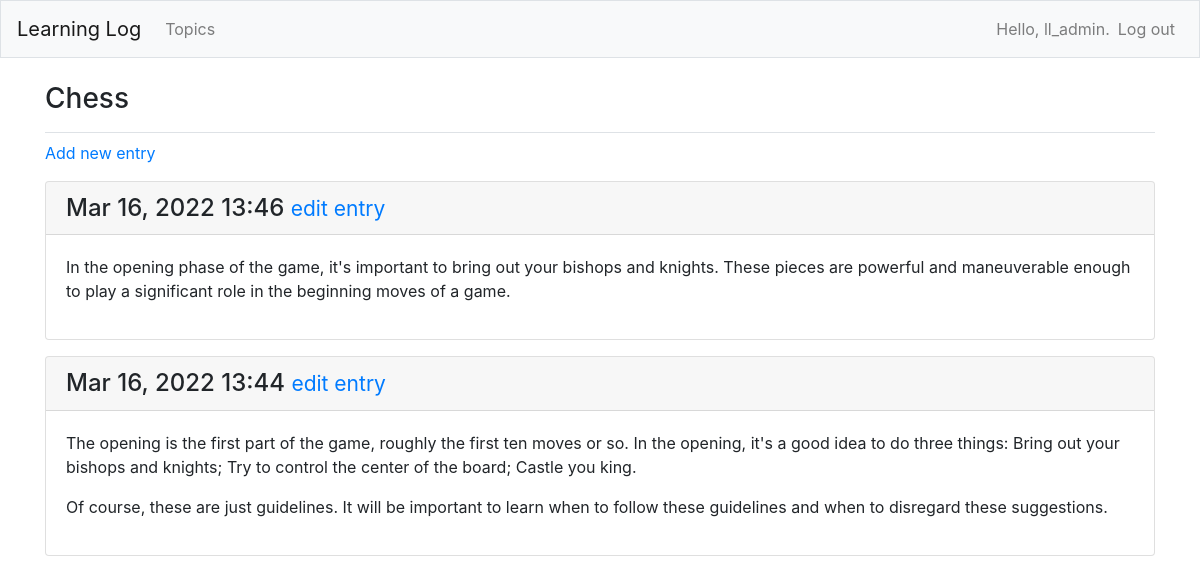
The page /topics/1/ (signed in) on the database as committed earlier.
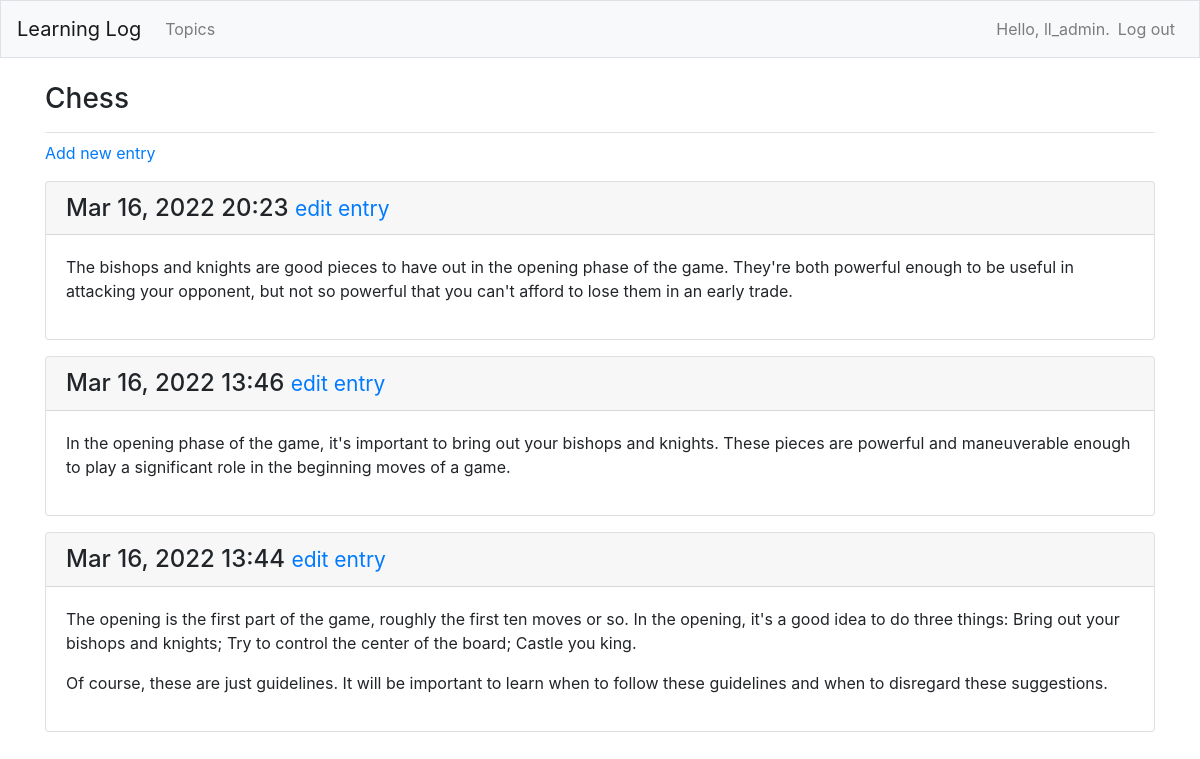
The same page on the database as committed later.
### learning_logs/models.py (models this page shows, shortened)
class Entry(models.Model):
    topic = models.ForeignKey(Topic, on_delete=models.CASCADE)
    text = models.TextField()
    date_added = models.DateTimeField(auto_now_add=True)
    class Meta:
        verbose_name_plural = 'entries'

### learning_logs/views.py (the view)
# urls.py: path('topics/<int:topic_id>/', views.topic, name='topic'),
@login_required
def topic(request, topic_id):
    topic = Topic.objects.get(id=topic_id)
    if topic.owner != request.user:
        raise Http404
    entries = topic.entry_set.order_by('-date_added')
    context = {'topic': topic, 'entries': entries}
    return render(request, 'learning_logs/topic.html', context)

### learning_logs/models.py (called while the page is built)
    def __str__(self):
        return self.text

### learning_logs/templates/learning_logs/topic.html
{% extends 'learning_logs/base.html' %}
{% block page_header %}
<h3>{{ topic }}</h3>
{% endblock page_header %}
{% block content %}
<p>
  <a href="{% url 'learning_logs:new_entry' topic.id %}">Add new entry</a>
</p>
{% for entry in entries %}
  <div class="card mb-3">
    <h4 class="card-header">{{ entry.date_added|date:'M d, Y H:i' }}
      <small><a href="{% url 'learning_logs:edit_entry' entry.id %}">
          edit entry</a></small>
    </h4>
    <div class="card-body">
      {{ entry.text|linebreaks }}
    </div>
  </div>
  {% empty %}
  <p>There are no entries for this topic yet.</p>
  {% endfor %}
{% endblock content %}

Rows that differ between the two databases and show on the page:
added Entry: date_added "Mar 16, 2022 20:23", text "The bishops and knights are good pieces to have out in the opening phase of the game. They're both powerful enough to be useful in attacking your opponent, but not so powerful that you can't afford to lose them in an early trade."
